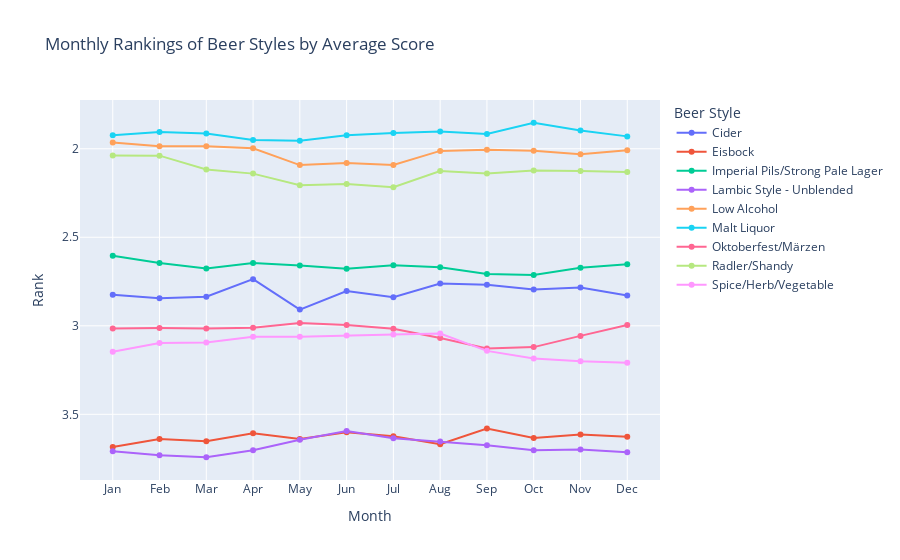

This figure's notebook cell:
### Markdown cell above
Beers such as :
- Czech Pilsner, 
- Session IPA, 
- Grodziskie, 
- Kölsch and 
- Radler/Shandy

are rated more frequently in the summer, while:

- English Strong Ale, 
- Dunkler Bock and  
- Old ale 
are reviewed more frequently in the winter. 

There is also a fun peak of Oktoberfestbeer during the months of September and Oktober, whcih (coincidentally?) coincides with the dates of the Oktoberfest celebrations, in which many cities celebrate the Oktoberfest-related festivals. With this in mind, lets have a look at how the ratings change across the year.

Similarly to the previous graph, we have introduced a review count cutoff of 500, and beers with only a slight change in rating, in this case 0.1 points, are filtered out.

### Code cell
plot_beer_style_ranking_by_avg_score(df_rb_ratings, 500, 0.1)

### Figure 1 — Plotly figure (JSON) as saved in the notebook; plotly's stock layout.template omitted (floating-point values rounded to 4 significant figures)
{"data": [{"hovertemplate": "Cider", "mode": "lines+markers", "name": "Cider", "type": "scatter", "x": [1, 2, 3, 4, 5, 6, 7, 8, 9, 10, 11, 12], "y": [2.825, 2.845, 2.836, 2.736, 2.908, 2.804, 2.838, 2.761, 2.769, 2.795, 2.783, 2.829]}, {"hovertemplate": "Eisbock", "mode": "lines+markers", "name": "Eisbock", "type": "scatter", "x": [1, 2, 3, 4, 5, 6, 7, 8, 9, 10, 11, 12], "y": [3.684, 3.64, 3.652, 3.607, 3.64, 3.601, 3.625, 3.669, 3.58, 3.633, 3.614, 3.626]}, {"hovertemplate": "Imperial Pils/Strong Pale Lager", "mode": "lines+markers", "name": "Imperial Pils/Strong Pale Lager", "type": "scatter", "x": [1, 2, 3, 4, 5, 6, 7, 8, 9, 10, 11, 12], "y": [2.605, 2.645, 2.676, 2.646, 2.66, 2.678, 2.658, 2.669, 2.707, 2.713, 2.673, 2.653]}, {"hovertemplate": "Lambic Style - Unblended", "mode": "lines+markers", "name": "Lambic Style - Unblended", "type": "scatter", "x": [1, 2, 3, 4, 5, 6, 7, 8, 9, 10, 11, 12], "y": [3.708, 3.732, 3.743, 3.703, 3.643, 3.594, 3.636, 3.653, 3.675, 3.704, 3.699, 3.714]}, {"hovertemplate": "Low Alcohol", "mode": "lines+markers", "name": "Low Alcohol", "type": "scatter", "x": [1, 2, 3, 4, 5, 6, 7, 8, 9, 10, 11, 12], "y": [1.965, 1.986, 1.985, 1.997, 2.092, 2.081, 2.092, 2.012, 2.006, 2.011, 2.032, 2.009]}, {"hovertemplate": "Malt Liquor", "mode": "lines+markers", "name": "Malt Liquor", "type": "scatter", "x": [1, 2, 3, 4, 5, 6, 7, 8, 9, 10, 11, 12], "y": [1.924, 1.906, 1.914, 1.951, 1.954, 1.923, 1.911, 1.902, 1.916, 1.853, 1.897, 1.93]}, {"hovertemplate": "Oktoberfest/Märzen", "mode": "lines+markers", "name": "Oktoberfest/Märzen", "type": "scatter", "x": [1, 2, 3, 4, 5, 6, 7, 8, 9, 10, 11, 12], "y": [3.016, 3.013, 3.015, 3.011, 2.984, 2.995, 3.017, 3.069, 3.128, 3.12, 3.057, 2.996]}, {"hovertemplate": "Radler/Shandy", "mode": "lines+markers", "name": "Radler/Shandy", "type": "scatter", "x": [1, 2, 3, 4, 5, 6, 7, 8, 9, 10, 11, 12], "y": [2.037, 2.039, 2.117, 2.14, 2.207, 2.199, 2.218, 2.125, 2.139, 2.123, 2.126, 2.131]}, {"hovertemplate": "Spice/Herb/Vegetable", "mode": "lines+markers", "name": "Spice/Herb/Vegetable", "type": "scatter", "x": [1, 2, 3, 4, 5, 6, 7, 8, 9, 10, 11, 12], "y": [3.147, 3.098, 3.095, 3.062, 3.062, 3.054, 3.049, 3.044, 3.142, 3.185, 3.201, 3.209]}], "layout": {"hovermode": "closest", "legend": {"title": {"text": "Beer Style"}}, "title": {"text": "Monthly Rankings of Beer Styles by Average Score"}, "xaxis": {"ticktext": ["Jan", "Feb", "Mar", "Apr", "May", "Jun", "Jul", "Aug", "Sep", "Oct", "Nov", "Dec"], "tickvals": [1, 2, 3, 4, 5, 6, 7, 8, 9, 10, 11, 12], "title": {"text": "Month"}}, "yaxis": {"autorange": "reversed", "title": {"text": "Rank"}}}}
